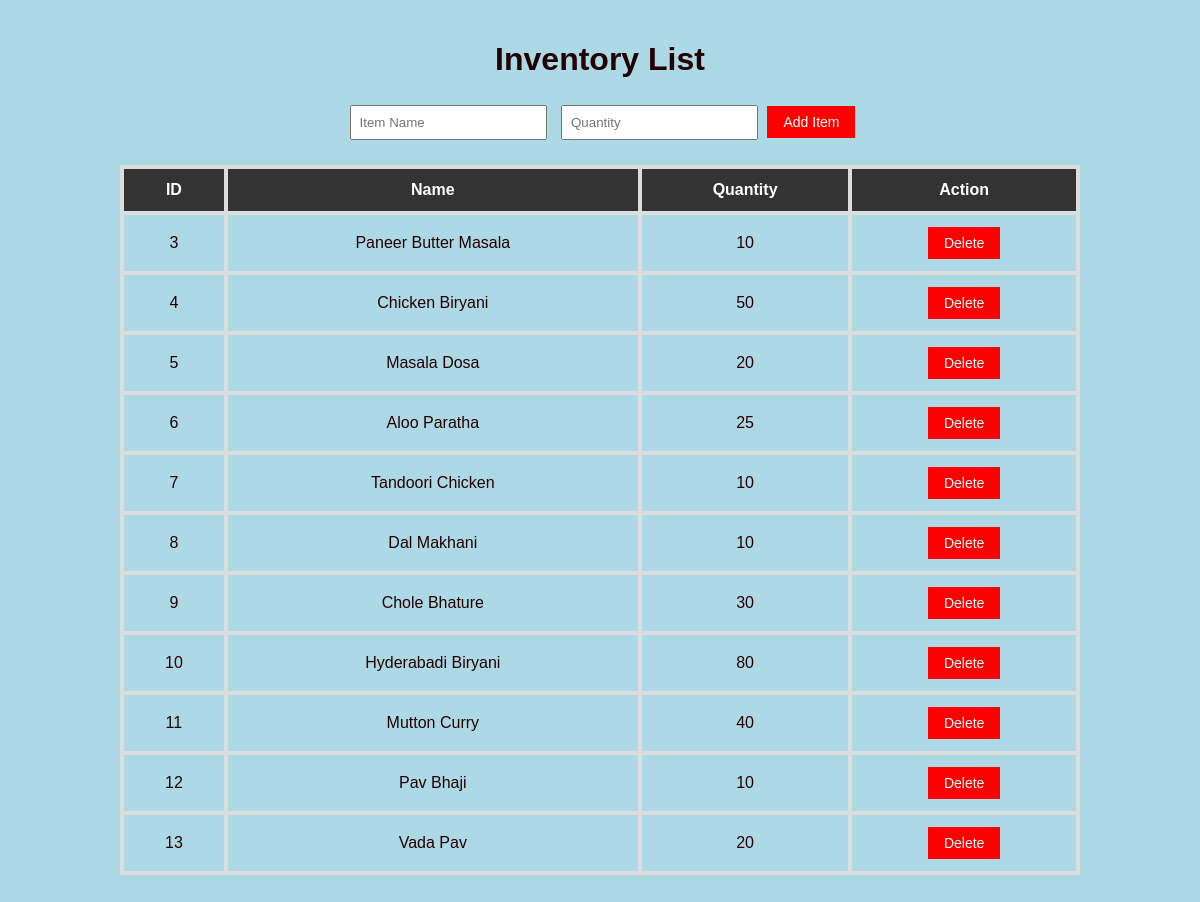
The page /inventory on the database as committed earlier.
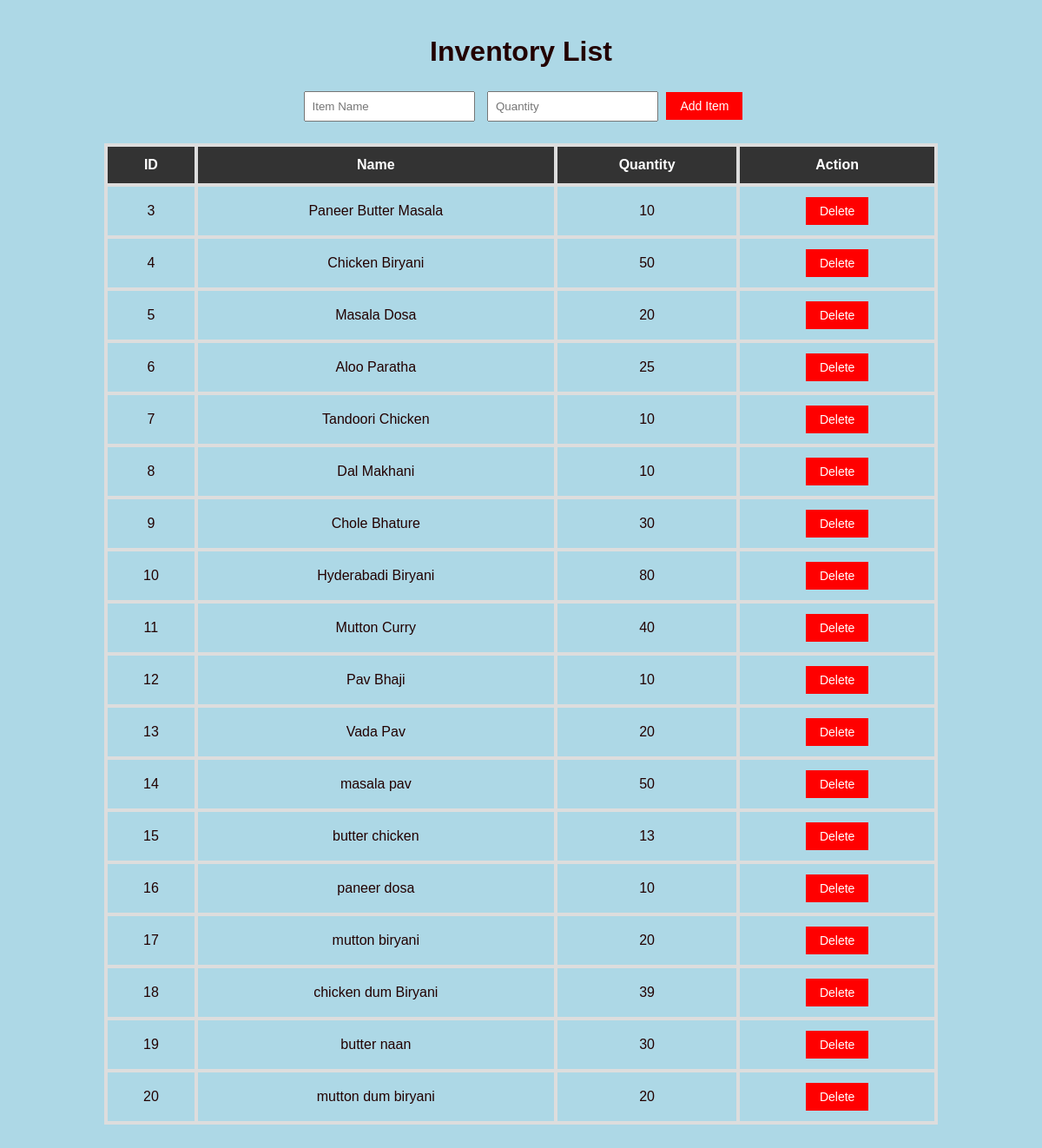
The same page on the database as committed later.
### tables this page shows
CREATE TABLE items (
            id INTEGER PRIMARY KEY AUTOINCREMENT,
            name TEXT NOT NULL,
            quantity INTEGER NOT NULL
        );

### app.py (the view)
@app.route('/inventory', methods=['GET', 'POST'])
def inventory():
    conn = connect_db()
    cursor = conn.cursor()
    cursor.execute("SELECT * FROM items")
    inventory_list = cursor.fetchall()
    return render_template('inventory.html', items=inventory_list)

### app.py (called while the page is built)
def connect_db():
    conn = sqlite3.connect('inventory.db')
    return conn

### templates/inventory.html (shortened to what this page needs)
<!DOCTYPE html>
<html lang="en">
<head>
    <link rel="stylesheet" href="{{ url_for('static', filename='style.css') }}">
</head>
<body>
    <div class="container">
        <h1>Inventory List</h1>
        <form action="{{ url_for('add_item') }}" method="POST">
            <input type="text" name="name" placeholder="Item Name" required>
            <input type="number" name="quantity" placeholder="Quantity" required>
            <button type="submit">Add Item</button>
        </form>
        <table>
            <thead>
                <tr>
                    <th>ID</th>
                    <th>Name</th>
                    <th>Quantity</th>
                    <th>Action</th>
                </tr>
            </thead>
            <tbody>
                {% for item in items %}
                <tr>
                    <td>{{ item[0] }}</td>
                    <td>{{ item[1] }}</td>
                    <td>{{ item[2] }}</td>
                    <td>
                        <form action="{{ url_for('delete_item', item_id=item[0]) }}" method="POST" style="display:inline;">
                            <button type="submit" onclick="return confirm('Are you sure you want to delete this item?');">Delete</button>
                        </form>
                    </td>
                </tr>
                {% endfor %}
            </tbody>
        </table>
    </div>
</body>
</html>

### static/style.css (style rules this page uses)
body { font-family: Arial, sans-serif; background-color: lightblue; color: #200; margin: 0; padding: 0; }
.container { width: 80%; margin: 0 auto; padding: 20px; }
h1 { text-align: center; color: #200; }
table { width: 100%; border-collapse: collapse; margin: 20px 0; }
table, th, td { border: 4px solid #ddd; }
th, td { padding: 12px; text-align: center; }
th { background-color: #333; color: white; }
button { background-color: red; color: white; padding: 8px 16px; border: none; cursor: pointer; font-size: 14px; }
form { text-align: center; margin-bottom: 20px; }
input { padding: 8px; margin: 5px; }

Rows that differ between the two databases and show on the page:
added items: id "14", name "masala pav", quantity "50"
added items: id "15", name "butter chicken", quantity "13"
added items: id "16", name "paneer dosa", quantity "10"
added items: id "17", name "mutton biryani", quantity "20"
added items: id "18", name "chicken dum Biryani", quantity "39"
added items: id "19", name "butter naan", quantity "30"
added items: id "20", name "mutton dum biryani", quantity "20"
